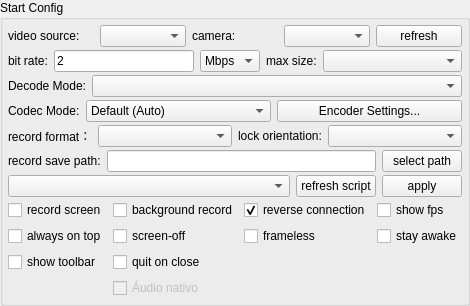
       <widget class="QGroupBox" name="configGroupBox">
        <property name="sizePolicy">
         <sizepolicy hsizetype="Preferred" vsizetype="Preferred">
          <horstretch>0</horstretch>
          <verstretch>0</verstretch>
         </sizepolicy>
        </property>
        <property name="title">
         <string>Start Config</string>
        </property>
        <layout class="QVBoxLayout" name="verticalLayout_3">
         <property name="spacing">
          <number>3</number>
         </property>
         <property name="leftMargin">
          <number>5</number>
         </property>
         <property name="topMargin">
          <number>5</number>
         </property>
         <property name="rightMargin">
          <number>5</number>
         </property>
         <property name="bottomMargin">
          <number>5</number>
         </property>
         <item>
          <widget class="QWidget" name="videoSourceWidget" native="true">
           <layout class="QHBoxLayout" name="videoSourceLayout">
            <property name="leftMargin">
             <number>0</number>
            </property>
            <property name="topMargin">
             <number>0</number>
            </property>
            <property name="rightMargin">
             <number>0</number>
            </property>
            <property name="bottomMargin">
             <number>0</number>
            </property>
            <item>
             <widget class="QLabel" name="videoSourceLabel">
              <property name="text">
               <string>video source:</string>
              </property>
             </widget>
            </item>
            <item>
             <widget class="QComboBox" name="videoSourceBox"/>
            </item>
            <item>
             <widget class="QLabel" name="cameraFacingLabel">
              <property name="text">
               <string>camera:</string>
              </property>
             </widget>
            </item>
            <item>
             <widget class="QComboBox" name="cameraFacingBox"/>
            </item>
            <item>
             <widget class="QPushButton" name="refreshCameraBtn">
              <property name="text">
               <string>refresh</string>
              </property>
             </widget>
            </item>
           </layout>
          </widget>
         </item>
         <item>
          <widget class="QWidget" name="configWidget1" native="true">
           <property name="sizePolicy">
            <sizepolicy hsizetype="Preferred" vsizetype="Preferred">
             <horstretch>0</horstretch>
             <verstretch>0</verstretch>
            </sizepolicy>
           </property>
           <layout class="QHBoxLayout" name="horizontalLayout_5">
            <property name="leftMargin">
             <number>0</number>
            </property>
            <property name="topMargin">
             <number>0</number>
            </property>
            <property name="rightMargin">
             <number>0</number>
            </property>
            <property name="bottomMargin">
             <number>0</number>
            </property>
            <item>
             <widget class="QLabel" name="label_3">
              <property name="sizePolicy">
               <sizepolicy hsizetype="Maximum" vsizetype="Preferred">
                <horstretch>0</horstretch>
                <verstretch>0</verstretch>
               </sizepolicy>
              </property>
              <property name="text">
               <string>bit rate:</string>
              </property>
             </widget>
            </item>
            <item>
             <widget class="QLineEdit" name="bitRateEdit">
              <property name="sizePolicy">
               <sizepolicy hsizetype="Preferred" vsizetype="Preferred">
                <horstretch>0</horstretch>
                <verstretch>0</verstretch>
               </sizepolicy>
              </property>
              <property name="text">
               <string notr="true">2</string>
              </property>
             </widget>
            </item>
            <item>
             <widget class="QComboBox" name="bitRateBox">
              <property name="sizePolicy">
               <sizepolicy hsizetype="Maximum" vsizetype="Preferred">
                <horstretch>0</horstretch>
                <verstretch>0</verstretch>
               </sizepolicy>
              </property>
              <property name="toolTip">
               <string/>
              </property>
              <property name="currentText">
               <string notr="true">Mbps</string>
              </property>
              <item>
               <property name="text">
                <string notr="true">Mbps</string>
               </property>
              </item>
              <item>
               <property name="text">
                <string notr="true">Kbps</string>
               </property>
              </item>
             </widget>
            </item>
            <item>
             <widget class="QLabel" name="label_4">
              <property name="sizePolicy">
               <sizepolicy hsizetype="Maximum" vsizetype="Preferred">
                <horstretch>0</horstretch>
                <verstretch>0</verstretch>
               </sizepolicy>
              </property>
              <property name="text">
               <string>max size:</string>
              </property>
             </widget>
            </item>
            <item>
             <widget class="QComboBox" name="maxSizeBox">
              <property name="sizePolicy">
               <sizepolicy hsizetype="Preferred" vsizetype="Preferred">
                <horstretch>0</horstretch>
                <verstretch>0</verstretch>
               </sizepolicy>
              </property>
              <property name="toolTip">
               <string/>
              </property>
             </widget>
            </item>
           </layout>
          </widget>
         </item>
         <item>
          <widget class="QWidget" name="configWidget6" native="true">
           <property name="sizePolicy">
            <sizepolicy hsizetype="Preferred" vsizetype="Preferred">
             <horstretch>0</horstretch>
             <verstretch>0</verstretch>
            </sizepolicy>
           </property>
           <layout class="QHBoxLayout" name="horizontalLayout_14">
            <property name="leftMargin">
             <number>0</number>
            </property>
            <property name="topMargin">
             <number>0</number>
            </property>
            <property name="rightMargin">
             <number>0</number>
            </property>
            <property name="bottomMargin">
             <number>0</number>
            </property>
            <item>
             <widget class="QLabel" name="decodeModeLabel">
              <property name="sizePolicy">
               <sizepolicy hsizetype="Maximum" vsizetype="Preferred">
                <horstretch>0</horstretch>
                <verstretch>0</verstretch>
               </sizepolicy>
              </property>
              <property name="text">
               <string>Decode Mode:</string>
              </property>
             </widget>
            </item>
            <item>
             <widget class="QComboBox" name="decodeModeBox">
              <property name="sizePolicy">
               <sizepolicy hsizetype="MinimumExpanding" vsizetype="Preferred">
                <horstretch>0</horstretch>
                <verstretch>0</verstretch>
               </sizepolicy>
              </property>
              <property name="toolTip">
               <string>FFmpeg: better compatibility; VideoToolbox: Apple Silicon only</string>
              </property>
             </widget>
            </item>
           </layout>
          </widget>
         </item>
         <item>
          <widget class="QWidget" name="configWidgetCodec" native="true">
           <property name="sizePolicy">
            <sizepolicy hsizetype="Preferred" vsizetype="Preferred">
             <horstretch>0</horstretch>
             <verstretch>0</verstretch>
            </sizepolicy>
           </property>
           <layout class="QHBoxLayout" name="horizontalLayout_codec">
            <property name="leftMargin">
             <number>0</number>
            </property>
            <property name="topMargin">
             <number>0</number>
            </property>
            <property name="rightMargin">
             <number>0</number>
            </property>
            <property name="bottomMargin">
             <number>0</number>
            </property>
            <item>
             <widget class="QLabel" name="label_codecMode">
              <property name="sizePolicy">
               <sizepolicy hsizetype="Maximum" vsizetype="Preferred">
                <horstretch>0</horstretch>
                <verstretch>0</verstretch>
               </sizepolicy>
              </property>
              <property name="text">
               <string>Codec Mode:</string>
              </property>
             </widget>
            </item>
            <item>
             <widget class="QComboBox" name="codecModeBox">
              <property name="sizePolicy">
               <sizepolicy hsizetype="Preferred" vsizetype="Preferred">
                <horstretch>0</horstretch>
                <verstretch>0</verstretch>
               </sizepolicy>
              </property>
              <property name="toolTip">
               <string>Encoder selection: Default uses system auto-select; presets enable vendor-specific tuning.</string>
              </property>
              <item>
               <property name="text">
                <string>Default (Auto)</string>
               </property>
              </item>
             </widget>
            </item>
            <item>
             <widget class="QPushButton" name="presetConfigBtn">
              <property name="toolTip">
               <string>Open encoder advanced settings: optimization levels for visual quality and performance.</string>
              </property>
              <property name="text">
               <string>Encoder Settings...</string>
              </property>
             </widget>
            </item>
           </layout>
          </widget>
         </item>
         <item>
          <widget class="QWidget" name="configWidget5" native="true">
           <property name="sizePolicy">
            <sizepolicy hsizetype="Preferred" vsizetype="Preferred">
             <horstretch>0</horstretch>
             <verstretch>0</verstretch>
            </sizepolicy>
           </property>
           <layout class="QHBoxLayout" name="horizontalLayout_7">
            <property name="leftMargin">
             <number>0</number>
            </property>
            <property name="topMargin">
             <number>0</number>
            </property>
            <property name="rightMargin">
             <number>0</number>
            </property>
            <property name="bottomMargin">
             <number>0</number>
            </property>
            <item>
             <widget class="QLabel" name="label_6">
              <property name="sizePolicy">
               <sizepolicy hsizetype="Maximum" vsizetype="Preferred">
                <horstretch>0</horstretch>
                <verstretch>0</verstretch>
               </sizepolicy>
              </property>
              <property name="text">
               <string>record format：</string>
              </property>
             </widget>
            </item>
            <item>
             <widget class="QComboBox" name="formatBox">
              <property name="sizePolicy">
               <sizepolicy hsizetype="Preferred" vsizetype="Preferred">
                <horstretch>0</horstretch>
                <verstretch>0</verstretch>
               </sizepolicy>
              </property>
             </widget>
            </item>
            <item>
             <widget class="QLabel" name="label_8">
              <property name="sizePolicy">
               <sizepolicy hsizetype="Maximum" vsizetype="Preferred">
                <horstretch>0</horstretch>
                <verstretch>0</verstretch>
               </sizepolicy>
              </property>
              <property name="text">
               <string>lock orientation:</string>
              </property>
             </widget>
            </item>
            <item>
             <widget class="QComboBox" name="lockOrientationBox">
              <property name="sizePolicy">
               <sizepolicy hsizetype="Preferred" vsizetype="Preferred">
                <horstretch>0</horstretch>
                <verstretch>0</verstretch>
               </sizepolicy>
              </property>
             </widget>
            </item>
           </layout>
          </widget>
         </item>
         <item>
          <widget class="QWidget" name="configWidget2" native="true">
           <property name="sizePolicy">
            <sizepolicy hsizetype="Preferred" vsizetype="Preferred">
             <horstretch>0</horstretch>
             <verstretch>0</verstretch>
            </sizepolicy>
           </property>
           <layout class="QHBoxLayout" name="horizontalLayout_6">
            <property name="leftMargin">
             <number>0</number>
            </property>
            <property name="topMargin">
             <number>0</number>
            </property>
            <property name="rightMargin">
             <number>0</number>
            </property>
            <property name="bottomMargin">
             <number>0</number>
            </property>
            <item>
             <widget class="QLabel" name="label_5">
              <property name="sizePolicy">
               <sizepolicy hsizetype="Preferred" vsizetype="Preferred">
                <horstretch>0</horstretch>
                <verstretch>0</verstretch>
               </sizepolicy>
              </property>
              <property name="text">
               <string>record save path:</string>
              </property>
              <property name="buddy">
               <cstring>recordPathEdt</cstring>
              </property>
             </widget>
            </item>
            <item>
             <widget class="QLineEdit" name="recordPathEdt">
              <property name="sizePolicy">
               <sizepolicy hsizetype="MinimumExpanding" vsizetype="Preferred">
                <horstretch>0</horstretch>
                <verstretch>0</verstretch>
               </sizepolicy>
              </property>
              <property name="readOnly">
               <bool>true</bool>
              </property>
             </widget>
            </item>
            <item>
             <widget class="QPushButton" name="selectRecordPathBtn">
              <property name="sizePolicy">
               <sizepolicy hsizetype="Preferred" vsizetype="Preferred">
                <horstretch>0</horstretch>
                <verstretch>0</verstretch>
               </sizepolicy>
              </property>
              <property name="text">
               <string>select path</string>
              </property>
              <property name="autoDefault">
               <bool>false</bool>
              </property>
             </widget>
            </item>
           </layout>
          </widget>
         </item>
         <item>
          <widget class="QWidget" name="configWidget4" native="true">
           <property name="sizePolicy">
            <sizepolicy hsizetype="Preferred" vsizetype="Preferred">
             <horstretch>0</horstretch>
             <verstretch>0</verstretch>
            </sizepolicy>
           </property>
           <layout class="QHBoxLayout" name="horizontalLayout_8">
            <property name="leftMargin">
             <number>0</number>
            </property>
            <property name="topMargin">
             <number>0</number>
            </property>
            <property name="rightMargin">
             <number>0</number>
            </property>
            <property name="bottomMargin">
             <number>0</number>
            </property>
            <item>
             <widget class="QComboBox" name="gameBox">
              <property name="sizePolicy">
               <sizepolicy hsizetype="MinimumExpanding" vsizetype="Preferred">
                <horstretch>0</horstretch>
                <verstretch>0</verstretch>
               </sizepolicy>
              </property>
             </widget>
            </item>
            <item>
             <widget class="QPushButton" name="refreshGameScriptBtn">
              <property name="sizePolicy">
               <sizepolicy hsizetype="Preferred" vsizetype="Preferred">
                <horstretch>0</horstretch>
                <verstretch>0</verstretch>
               </sizepolicy>
              </property>
              <property name="text">
               <string>refresh script</string>
              </property>
             </widget>
            </item>
            <item>
             <widget class="QPushButton" name="applyScriptBtn">
              <property name="sizePolicy">
               <sizepolicy hsizetype="Preferred" vsizetype="Preferred">
                <horstretch>0</horstretch>
                <verstretch>0</verstretch>
               </sizepolicy>
              </property>
              <property name="text">
               <string>apply</string>
              </property>
             </widget>
            </item>
           </layout>
          </widget>
         </item>
         <item>
          <widget class="QWidget" name="configWidget3" native="true">
           <property name="sizePolicy">
            <sizepolicy hsizetype="Preferred" vsizetype="Preferred">
             <horstretch>0</horstretch>
             <verstretch>0</verstretch>
            </sizepolicy>
           </property>
           <layout class="QGridLayout" name="gridLayout">
            <property name="leftMargin">
             <number>0</number>
            </property>
            <property name="topMargin">
             <number>0</number>
            </property>
            <property name="rightMargin">
             <number>0</number>
            </property>
            <property name="bottomMargin">
             <number>0</number>
            </property>
            <item row="0" column="4">
             <widget class="QCheckBox" name="fpsCheck">
              <property name="sizePolicy">
               <sizepolicy hsizetype="Preferred" vsizetype="Preferred">
                <horstretch>0</horstretch>
                <verstretch>0</verstretch>
               </sizepolicy>
              </property>
              <property name="text">
               <string>show fps</string>
              </property>
             </widget>
            </item>
            <item row="0" column="1">
             <widget class="QCheckBox" name="notDisplayCheck">
              <property name="sizePolicy">
               <sizepolicy hsizetype="Preferred" vsizetype="Preferred">
                <horstretch>0</horstretch>
                <verstretch>0</verstretch>
               </sizepolicy>
              </property>
              <property name="text">
               <string>background record</string>
              </property>
              <property name="checkable">
               <bool>false</bool>
              </property>
             </widget>
            </item>
            <item row="1" column="0">
             <widget class="QCheckBox" name="alwaysTopCheck">
              <property name="sizePolicy">
               <sizepolicy hsizetype="Preferred" vsizetype="Preferred">
                <horstretch>0</horstretch>
                <verstretch>0</verstretch>
               </sizepolicy>
              </property>
              <property name="text">
               <string>always on top</string>
              </property>
              <property name="checked">
               <bool>false</bool>
              </property>
             </widget>
            </item>
            <item row="0" column="0">
             <widget class="QCheckBox" name="recordScreenCheck">
              <property name="sizePolicy">
               <sizepolicy hsizetype="Preferred" vsizetype="Preferred">
                <horstretch>0</horstretch>
                <verstretch>0</verstretch>
               </sizepolicy>
              </property>
              <property name="text">
               <string>record screen</string>
              </property>
             </widget>
            </item>
            <item row="0" column="3">
             <widget class="QCheckBox" name="useReverseCheck">
              <property name="sizePolicy">
               <sizepolicy hsizetype="Preferred" vsizetype="Preferred">
                <horstretch>0</horstretch>
                <verstretch>0</verstretch>
               </sizepolicy>
              </property>
              <property name="text">
               <string>reverse connection</string>
              </property>
              <property name="checked">
               <bool>true</bool>
              </property>
             </widget>
            </item>
            <item row="1" column="1">
             <widget class="QCheckBox" name="closeScreenCheck">
              <property name="sizePolicy">
               <sizepolicy hsizetype="Preferred" vsizetype="Preferred">
                <horstretch>0</horstretch>
                <verstretch>0</verstretch>
               </sizepolicy>
              </property>
              <property name="text">
               <string>screen-off</string>
              </property>
             </widget>
            </item>
            <item row="1" column="3">
             <widget class="QCheckBox" name="framelessCheck">
              <property name="sizePolicy">
               <sizepolicy hsizetype="Preferred" vsizetype="Preferred">
                <horstretch>0</horstretch>
                <verstretch>0</verstretch>
               </sizepolicy>
              </property>
              <property name="text">
               <string>frameless</string>
              </property>
             </widget>
            </item>
            <item row="1" column="4">
             <widget class="QCheckBox" name="stayAwakeCheck">
              <property name="sizePolicy">
               <sizepolicy hsizetype="Preferred" vsizetype="Preferred">
                <horstretch>0</horstretch>
                <verstretch>0</verstretch>
               </sizepolicy>
              </property>
              <property name="text">
               <string>stay awake</string>
              </property>
             </widget>
            </item>
            <item row="2" column="0">
             <widget class="QCheckBox" name="showToolbar">
              <property name="text">
               <string>show toolbar</string>
              </property>
             </widget>
            </item>
            <item row="2" column="1">
             <widget class="QCheckBox" name="quitOnCloseCheck">
              <property name="toolTip">
               <string>Quit the app when the window is closed instead of hiding it to the system tray</string>
              </property>
              <property name="text">
               <string>quit on close</string>
              </property>
             </widget>
            </item>
            <item row="3" column="1">
             <widget class="QCheckBox" name="wellsNativeAudioCheck">
              <property name="toolTip">
               <string>Ao ativar o áudio nativo, não utilize simultaneamente o reprodutor de áudio padrão do Wells Conect. Isso poderá causar distorções, falhas de reprodução ou conflitos entre os sistemas de áudio.</string>
              </property>
              <property name="text">
               <string>Áudio nativo</string>
              </property>
              <property name="enabled">
               <bool>false</bool>
              </property>
              <property name="checked">
               <bool>false</bool>
              </property>
             </widget>
            </item>
           </layout>
          </widget>
         </item>
        </layout>
       </widget>
